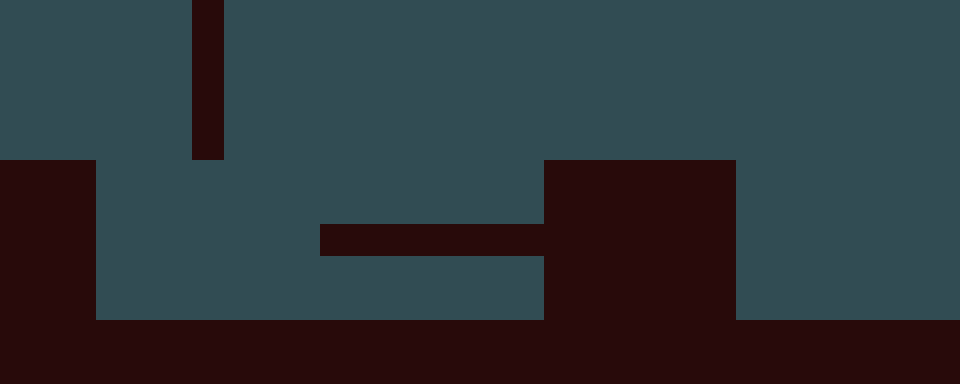

This is a level from a 2D game, rendered from its Tiled map with the project's own tilesets. A one-line summary and the map file follow, with tile-layer data summarised:
An orthogonal 30x12 tile map with 32x32 px tiles, 1 tile layer (Tile Layer 1) and 32 objects (10x Coin, 5x Platforms, 2x Enemy, Player, Door).

<map version="1.10" tiledversion="1.10.2" orientation="orthogonal" renderorder="right-down" width="30" height="12" tilewidth="32" tileheight="32" infinite="0" nextlayerid="4" nextobjectid="39">
 <tileset firstgid="1" source="Spritesheet.tsx" />
 <layer id="1" name="Tile Layer 1" width="30" height="12">
  <data>[360 cells, 360 non-empty, 2 distinct tile ids]</data>
 </layer>
 <objectgroup id="2" name="SpawnPoints">
  <properties>
   <property name="NextLevel" value="Level1.tmx" />
  </properties>
  <object id="1" name="Player" x="32.36" y="128.77" width="32" height="32" />
  <object id="5" name="Coin" x="354.053" y="290.619" width="32" height="32" />
  <object id="7" name="Coin" x="417.715" y="284.945" width="32" height="32" />
  <object id="8" name="Coin" x="481.149" y="289.371" width="32" height="32" />
  <object id="9" name="Coin" x="255.441" y="192.006" width="32" height="32" />
  <object id="10" name="Coin" x="255.441" y="131.522" width="32" height="32" />
  <object id="11" name="Coin" x="579.989" y="128.572" width="32" height="32" />
  <object id="12" name="Coin" x="640.473" y="132.997" width="32" height="32" />
  <object id="14" name="Coin" x="776.194" y="138.898" width="32" height="32" />
  <object id="15" name="Coin" x="852.905" y="169.878" width="32" height="32" />
  <object id="16" name="Coin" x="799.797" y="261.342" width="32" height="32" />
  <object id="17" gid="1" x="32.6823" y="160.572" width="32" height="32" />
  <object id="18" gid="4" x="799.797" y="296.292" width="32" height="32" />
  <object id="19" gid="4" x="858.806" y="204.828" width="32" height="32" />
  <object id="20" gid="4" x="774.718" y="169.423" width="32" height="32" />
  <object id="21" gid="4" x="643.424" y="164.997" width="32" height="32" />
  <object id="22" gid="4" x="579.989" y="159.096" width="32" height="32" />
  <object id="23" gid="4" x="479.674" y="318.42" width="32" height="32" />
  <object id="24" gid="4" x="417.715" y="318.42" width="32" height="32" />
  <object id="25" gid="4" x="357.231" y="318.42" width="32" height="32" />
  <object id="26" gid="4" x="255.441" y="226.957" width="32" height="32" />
  <object id="27" gid="4" x="255.441" y="159.096" width="32" height="32" />
  <object id="28" name="Enemy" gid="2" x="544.584" y="157.621" width="32" height="32">
   <properties>
    <property name="Target" type="object" value="38" />
   </properties>
  </object>
  <object id="29" name="Enemy" gid="2" x="98.7209" y="318.438" width="32" height="32">
   <properties>
    <property name="Target" type="object" value="37" />
   </properties>
  </object>
  <object id="30" name="Door" gid="3" x="894.211" y="318.42" width="64" height="64">
   <properties>
    <property name="NextLevel" value="Level1.tmx" />
   </properties>
  </object>
  <object id="37" x="534.328" y="268.657">
   <point />
  </object>
  <object id="38" x="701.493" y="147.761">
   <point />
  </object>
 </objectgroup>
 <objectgroup id="3" name="Platforms">
  <object id="32" name="Platforms" x="1.47522" y="165.225" width="89.9885" height="218.333" />
  <object id="33" name="Platforms" x="96" y="320" width="864" height="64" />
  <object id="34" name="Platforms" x="544" y="160" width="192" height="160" />
  <object id="35" name="Platforms" x="320" y="224" width="224" height="32" />
  <object id="36" name="Platforms" x="192" y="0" width="32" height="160" />
 </objectgroup>
</map>
